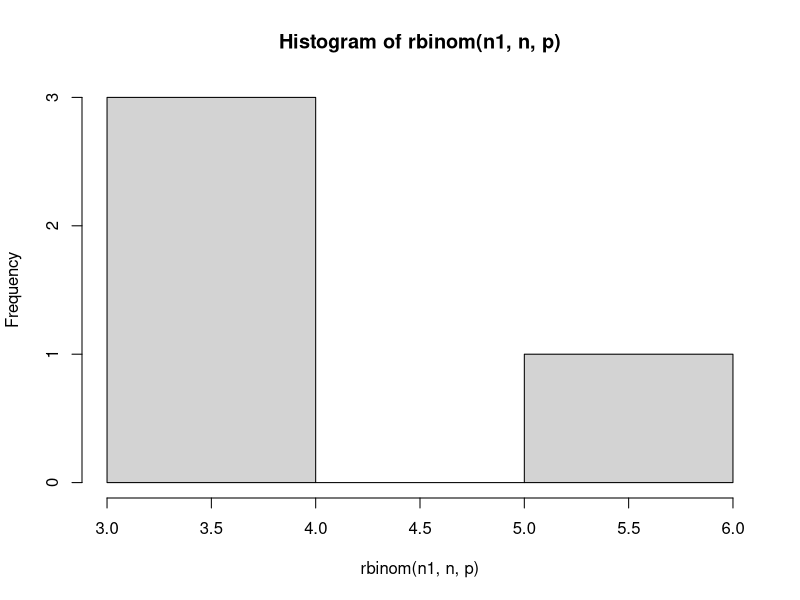

Reproduce this figure in R.
n = 20
p = 0.2

# 2.a
n1 = 4
res = dbinom(n1, n, p)
res

# 2.b
hist(rbinom(n1, n, p))

# 2.c
Rataan = n*p
Rataan

Varian = p*(1-p)
Varian
